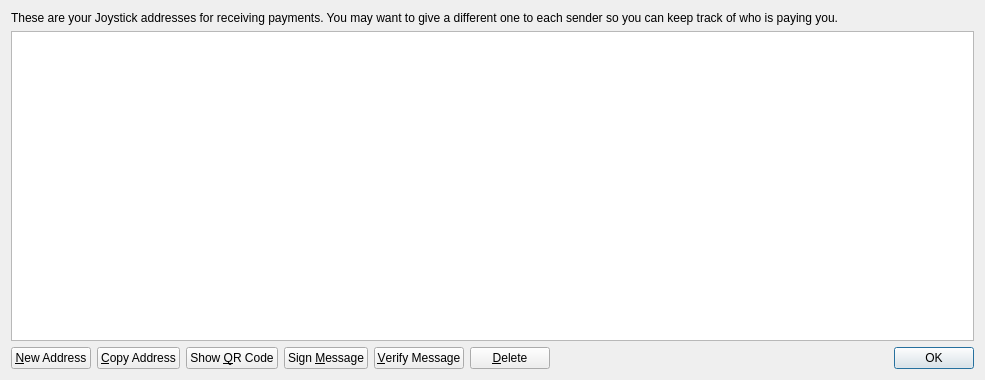
<?xml version="1.0" encoding="UTF-8"?>
<ui version="4.0">
 <class>AddressBookPage</class>
 <widget class="QWidget" name="AddressBookPage">
  <property name="geometry">
   <rect>
    <x>0</x>
    <y>0</y>
    <width>985</width>
    <height>380</height>
   </rect>
  </property>
  <property name="windowTitle">
   <string>Address Book</string>
  </property>
  <layout class="QVBoxLayout" name="verticalLayout">
   <item>
    <widget class="QLabel" name="labelExplanation">
     <property name="text">
      <string>These are your Joystick addresses for receiving payments. You may want to give a different one to each sender so you can keep track of who is paying you.</string>
     </property>
     <property name="textFormat">
      <enum>Qt::PlainText</enum>
     </property>
     <property name="wordWrap">
      <bool>true</bool>
     </property>
    </widget>
   </item>
   <item>
    <widget class="QTableView" name="tableView">
     <property name="contextMenuPolicy">
      <enum>Qt::CustomContextMenu</enum>
     </property>
     <property name="toolTip">
      <string>Double-click to edit address or label</string>
     </property>
     <property name="tabKeyNavigation">
      <bool>false</bool>
     </property>
     <property name="alternatingRowColors">
      <bool>true</bool>
     </property>
     <property name="selectionMode">
      <enum>QAbstractItemView::SingleSelection</enum>
     </property>
     <property name="selectionBehavior">
      <enum>QAbstractItemView::SelectRows</enum>
     </property>
     <property name="sortingEnabled">
      <bool>true</bool>
     </property>
     <attribute name="verticalHeaderVisible">
      <bool>false</bool>
     </attribute>
    </widget>
   </item>
   <item>
    <layout class="QHBoxLayout" name="horizontalLayout">
     <item>
      <widget class="QPushButton" name="newAddressButton">
       <property name="toolTip">
        <string>Create a new address</string>
       </property>
       <property name="text">
        <string>&amp;New Address</string>
       </property>
       <property name="icon">
        <iconset resource="../bitcoin.qrc">
         <normaloff>:/icons/add</normaloff>:/icons/add</iconset>
       </property>
      </widget>
     </item>
     <item>
      <widget class="QPushButton" name="copyToClipboard">
       <property name="toolTip">
        <string>Copy the currently selected address to the system clipboard</string>
       </property>
       <property name="text">
        <string>&amp;Copy Address</string>
       </property>
       <property name="icon">
        <iconset resource="../bitcoin.qrc">
         <normaloff>:/icons/editcopy</normaloff>:/icons/editcopy</iconset>
       </property>
      </widget>
     </item>
     <item>
      <widget class="QPushButton" name="showQRCode">
       <property name="text">
        <string>Show &amp;QR Code</string>
       </property>
       <property name="icon">
        <iconset resource="../bitcoin.qrc">
         <normaloff>:/icons/qrcode</normaloff>:/icons/qrcode</iconset>
       </property>
      </widget>
     </item>
     <item>
      <widget class="QPushButton" name="signMessage">
       <property name="toolTip">
        <string>Sign a message to prove you own a Joystick address</string>
       </property>
       <property name="text">
        <string>Sign &amp;Message</string>
       </property>
       <property name="icon">
        <iconset resource="../bitcoin.qrc">
         <normaloff>:/icons/edit</normaloff>:/icons/edit</iconset>
       </property>
      </widget>
     </item>
     <item>
      <widget class="QPushButton" name="verifyMessage">
       <property name="toolTip">
        <string>Verify a message to ensure it was signed with a specified Joystick address</string>
       </property>
       <property name="text">
        <string>&amp;Verify Message</string>
       </property>
       <property name="icon">
        <iconset resource="../bitcoin.qrc">
         <normaloff>:/icons/transaction_0</normaloff>:/icons/transaction_0</iconset>
       </property>
      </widget>
     </item>
     <item>
      <widget class="QPushButton" name="deleteButton">
       <property name="toolTip">
        <string>Delete the currently selected address from the list</string>
       </property>
       <property name="text">
        <string>&amp;Delete</string>
       </property>
       <property name="icon">
        <iconset resource="../bitcoin.qrc">
         <normaloff>:/icons/remove</normaloff>:/icons/remove</iconset>
       </property>
      </widget>
     </item>
     <item>
      <spacer name="horizontalSpacer">
       <property name="orientation">
        <enum>Qt::Horizontal</enum>
       </property>
       <property name="sizeHint" stdset="0">
        <size>
         <width>40</width>
         <height>20</height>
        </size>
       </property>
      </spacer>
     </item>
     <item>
      <widget class="QDialogButtonBox" name="buttonBox">
       <property name="sizePolicy">
        <sizepolicy hsizetype="Maximum" vsizetype="Fixed">
         <horstretch>0</horstretch>
         <verstretch>0</verstretch>
        </sizepolicy>
       </property>
       <property name="standardButtons">
        <set>QDialogButtonBox::Ok</set>
       </property>
      </widget>
     </item>
    </layout>
   </item>
  </layout>
 </widget>
 <resources>
  <include location="../bitcoin.qrc"/>
 </resources>
 <connections/>
</ui>
